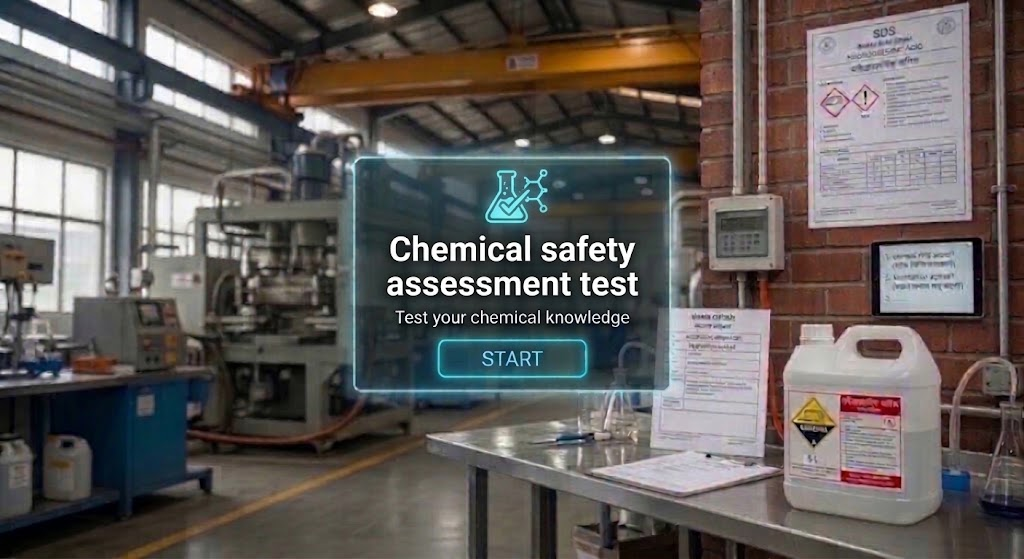
#> input picture Tools/sccheck_src/step03.jpg, 1024 x 559 px
$ python prepare_sccheck_backdrop.py
#> lines starting #> are read from the running program, lines starting #| are printed output that depends on the picture
"""Builds the far background of the Supervisor Check hall (machines, windows, crane beams, roof) from the client's workflow picture.

    python Tools/prepare_sccheck_backdrop.py [workflow_step03.jpg]

Takes the hall part (left of the brick wall) of step03.jpg (the picture without the supervisor), paints the glass card out of it,
upscales it 2x with a light sharpening and writes Assets/Resources/ScCheck/backdrop.png. ScCheck's builder hangs it at the far
end of the hall as a large flat picture, with the real 3D hall (floor, table, brick wall, supervisor) in front of it.
Put a better picture at that path (same proportions, hall seen from the table) and rebuild the scene to replace it.
"""
import os
import sys

import numpy as np
from PIL import Image, ImageFilter

ROOT = os.path.dirname(os.path.dirname(os.path.abspath(__file__)))
SRC_DEFAULT = os.path.join(ROOT, "Tools", "sccheck_src", "step03.jpg")
OUT = os.path.join(ROOT, "Assets", "Resources", "ScCheck", "backdrop.png")

# crop of the hall in the 1024x559 picture (the brick wall starts at x ~ 700) and the glass card to paint out
CROP = (0, 0, 700, 559)
CARD = (345, 150, 680, 395)


def smooth_fill(a, box):
    """Replaces the box by a vertical and horizontal blend of the pixels around it, then blurs the seam."""
    x0, y0, x1, y1 = box
    h, w = a.shape[:2]
    for y in range(y0, y1):
        t = (y - y0) / max(1, (y1 - y0 - 1))
        top = a[max(0, y0 - 6):y0, x0:x1].mean(axis=0)
        bot = a[y1:min(h, y1 + 6), x0:x1].mean(axis=0)
        v = top * (1 - t) + bot * t
        left = a[y, max(0, x0 - 6):x0].mean(axis=0)
        right = a[y, x1:min(w, x1 + 6)].mean(axis=0)
        xs = np.linspace(0, 1, x1 - x0)[:, None]
        hh = left[None, :] * (1 - xs) + right[None, :] * xs
        a[y, x0:x1] = 0.5 * v + 0.5 * hh
    return a


def main():
    src = sys.argv[1] if len(sys.argv) > 1 else SRC_DEFAULT
    # the hall strip left of the glass card and of the table (x 0..340), mirrored at the press so the picture is twice as wide:
    # windows and a blue bench with jugs at both ends, the two halves of the press meet in the middle
    strip = Image.open(src).convert("RGB").crop((0, 0, 340, 559))
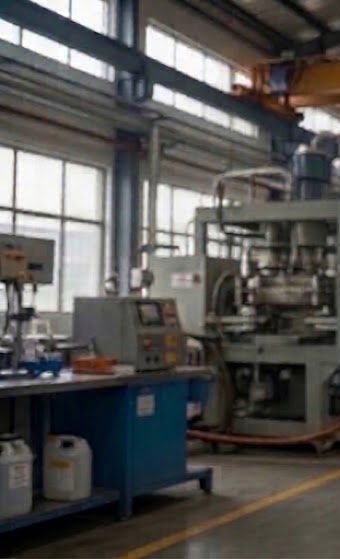
#> strip: PIL image 340x559 RGB; mean R, G, B 87.1, 85.1, 83.3
    mirror = strip.transpose(Image.FLIP_LEFT_RIGHT)
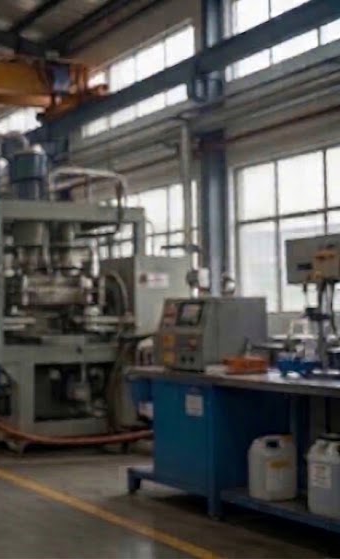
#> mirror: PIL image 340x559 RGB; mean R, G, B 87.1, 85.1, 83.3
    im = Image.new("RGB", (680, 559))
#> im: PIL image 680x559 RGB; every value is 0
    im.paste(strip, (0, 0))
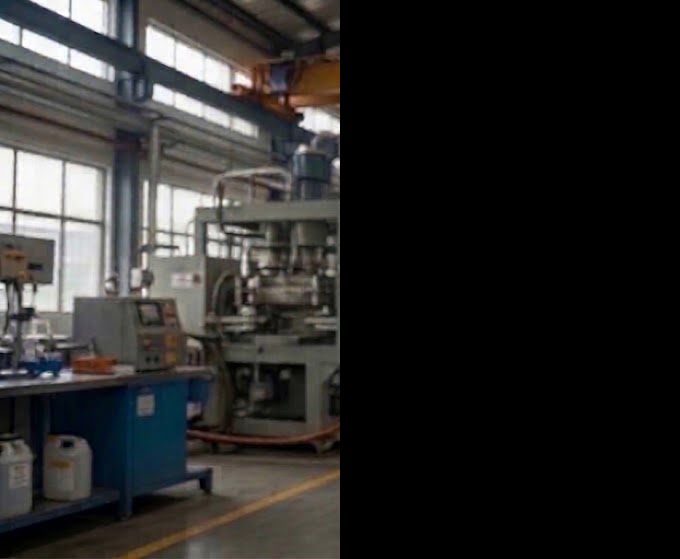
#> im: PIL image 680x559 RGB; mean R, G, B 43.5, 42.5, 41.6
    im.paste(mirror, (340, 0))
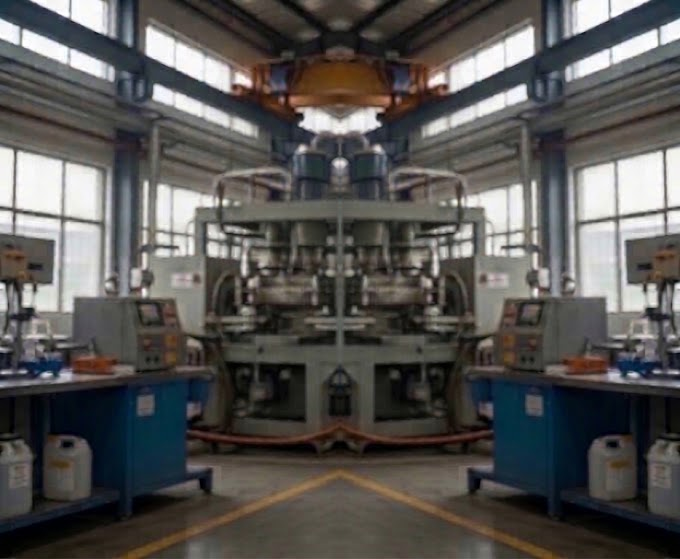
#> im: PIL image 680x559 RGB; mean R, G, B 87.1, 85.1, 83.3
    im = im.resize((im.size[0] * 2, im.size[1] * 2), Image.LANCZOS).filter(ImageFilter.UnsharpMask(radius=2, percent=60, threshold=2))
#> im: PIL image 1360x1118 RGB
    os.makedirs(os.path.dirname(OUT), exist_ok=True)
    im.save(OUT)
    print("wrote", OUT, im.size)
#| wrote Assets/Resources/ScCheck/backdrop.png (1360, 1118)


if __name__ == "__main__":
    main()

$ run again, with Tools/sccheck_src/step01.jpg copied over Tools/sccheck_src/step03.jpg
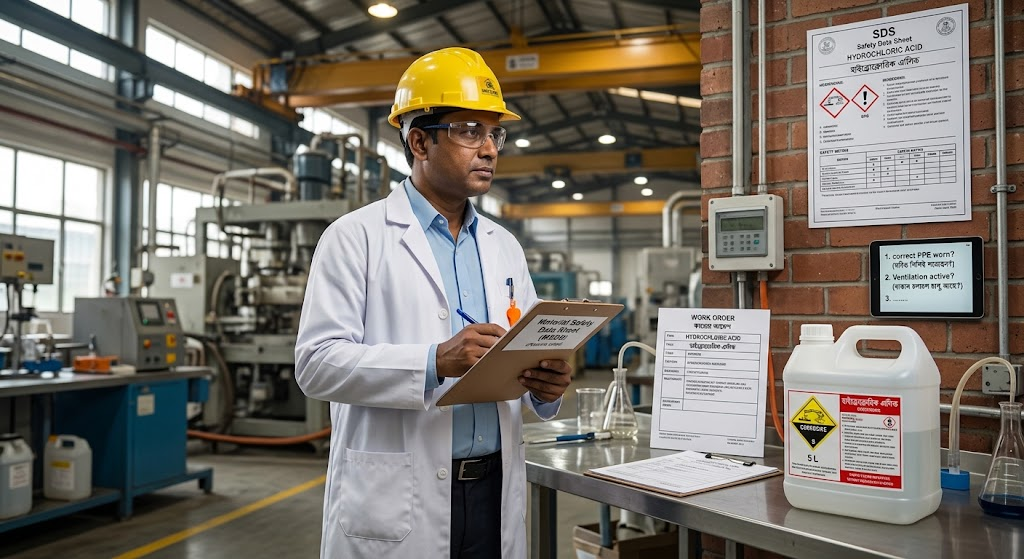
#> input picture Tools/sccheck_src/step01.jpg, 1024 x 559 px
#> in main, `mirror = strip.transpose(Image.FLIP_LEFT_RIGHT)`:
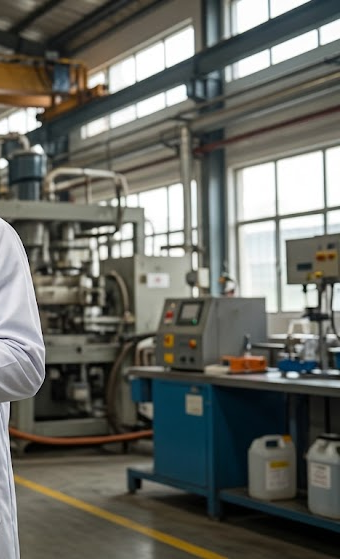
#> mirror: PIL image 340x559 RGB; mean R, G, B 104.1, 105.1, 98.5
#> in main, `im.paste(mirror, (340, 0))`:
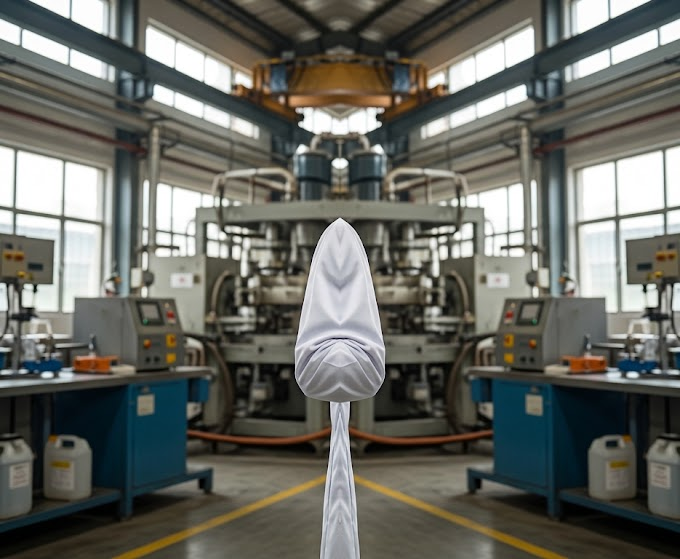
#> im: PIL image 680x559 RGB; mean R, G, B 104.1, 105.1, 98.5
#| wrote Assets/Resources/ScCheck/backdrop.png (1360, 1118)
